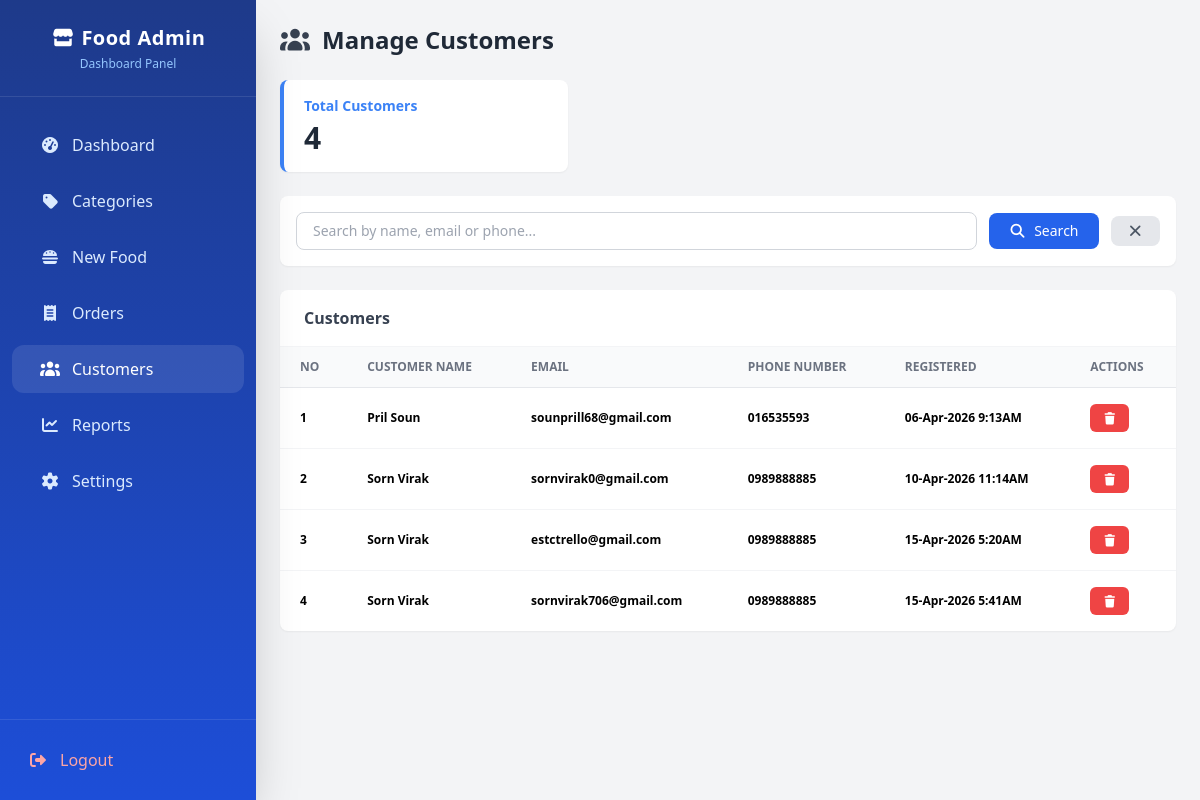
The app's page /app/Views/admin/customers.php (signed in) with its own data.
### tables this page shows
CREATE TABLE IF NOT EXISTS `customers` (
  `id` int NOT NULL AUTO_INCREMENT,
  `fullname` varchar(50) NOT NULL,
  `email` varchar(50) NOT NULL,
  `phonenumber` varchar(15) DEFAULT NULL,
  `password` varchar(255) NOT NULL,
  `created_at` timestamp NULL DEFAULT CURRENT_TIMESTAMP,
  `photo_url` varchar(255) DEFAULT NULL,
  PRIMARY KEY (`id`),
  UNIQUE KEY `email` (`email`)
);

### app/Controllers/user/CustomerController.php (called while the page is built, shortened)
<?php
    require_once __DIR__ . "/../../Models/user/Customer.php";
    class CustomerController{
        private $CustomerModel;
        public function __construct($customer)
        {
            $this->CustomerModel = new Customer($customer);
        }
        public function show(){
            return $this->CustomerModel->selectCustomers();
        }
        public function countOrders(){
            return $this->CustomerModel->getCount();
        }
    }
?>

### app/Models/user/Customer.php (called while the page is built, shortened)
<?php
class Customer
{
    private $con;
    public function __construct($customer)
    {
        $this->con = $customer;
    }
    public function selectCustomers()
    {
        $stmt = $this->con->prepare("CALL sp_get_users();");
        $stmt->execute();
        $rows = $stmt->fetchAll(PDO::FETCH_ASSOC);
        return $rows;
    }
    public function getCount()
    {
        $stmt = $this->con->prepare("SELECT COUNT(*) AS total FROM customers");
        $stmt->execute();
        $row = $stmt->fetch(PDO::FETCH_ASSOC);
        return $row['total'] ?? 0;
    }
}

### app/Views/admin/customers.php (the view, shortened to what this page needs)
<?php
require_once __DIR__ . "/../../Controllers/user/CustomerController.php";
$CustomerController = new CustomerController($con);
$return = $CustomerController->show();
$totalCustomers = $CustomerController->countOrders();
?>
<!DOCTYPE html>
<html lang="en">
<head>
    <?php include __DIR__ . "/../components/cdns.php"; ?>
</head>
<body class="bg-gray-100 font-sans flex min-h-screen overflow-hidden">
    <nav class="w-64 bg-blue-700 text-white flex flex-col sticky top-0 h-screen">
        <?php include __DIR__ . "/menubar.php"; ?>
    </nav>
    <main class="flex-1 flex flex-col overflow-y-auto h-screen">
        <div class="p-6 flex flex-col gap-6">
            <div class="flex items-center gap-3">
                <i class="fas fa-users text-2xl text-gray-700"></i>
                <h1 class="text-2xl font-bold text-gray-800">Manage Customers</h1>
            </div>
            <div class="grid grid-cols-1 sm:grid-cols-3 gap-4">
                <div class="bg-white rounded-lg shadow-sm border-l-4 border-blue-500 px-5 py-4">
                    <p class="text-sm font-semibold text-blue-500 mb-1">Total Customers</p>
                    <p class="text-3xl font-bold text-gray-800">
                        <?php echo (int)$totalCustomers; ?>
                    </p>
                </div>
            </div>
            <div class="bg-white rounded-lg shadow-sm p-4">
                <form method="GET" action="customers.php" class="flex flex-wrap gap-3 items-center">
                    <div class="flex-1 min-w-[200px]">
                        <input type="text" name="search"
                            value="<?php echo htmlspecialchars($_GET['search'] ?? '', ENT_QUOTES, 'UTF-8'); ?>"
                            placeholder="Search by name, email or phone..." class="w-full border border-gray-300 rounded-lg px-4 py-2 text-sm
                                   focus:outline-none focus:ring-2 focus:ring-blue-400">
                    </div>
                    <button type="submit" class="flex items-center gap-2 bg-blue-600 hover:bg-blue-700 text-white
                               text-sm font-medium px-5 py-2 rounded-lg transition">
                        <i class="fas fa-magnifying-glass"></i> Search
                    </button>
                    <a href="customers.php" class="flex items-center justify-center bg-gray-200 hover:bg-gray-300
                               text-gray-600 text-sm font-medium px-4 py-2 rounded-lg transition">
                        <i class="fas fa-xmark"></i>
                    </a>
                </form>
            </div>
            <div class="bg-white rounded-lg shadow-sm overflow-hidden">
                <div class="px-6 py-4 border-b border-gray-100">
                    <h2 class="text-base font-semibold text-gray-700">Customers</h2>
                </div>
                <div class="overflow-x-auto">
                    <table class="w-full text-sm text-left">
                        <thead class="bg-gray-50 border-b border-gray-200">
                            <tr>
                                <th class="px-5 py-3 text-xs font-semibold text-gray-500 uppercase">No</th>
                                <th class="px-5 py-3 text-xs font-semibold text-gray-500 uppercase">Customer Name</th>
                                <th class="px-5 py-3 text-xs font-semibold text-gray-500 uppercase">Email</th>
                                <th class="px-5 py-3 text-xs font-semibold text-gray-500 uppercase">Phone Number</th>
                                <th class="px-5 py-3 text-xs font-semibold text-gray-500 uppercase">Registered</th>
                                <th class="px-5 py-3 text-xs font-semibold text-gray-500 uppercase">Actions</th>
                            </tr>
                        </thead>
                        <tbody class="divide-y divide-gray-100">
                            <?php
                            $no = 1;
                            foreach ($return as $cusomter) {
                            ?>
                            <tr>
                                <td class="px-5 py-3 text-xs font-semibold">
                                    <?php echo $no++  ?>
                                </td>
                                <td class="px-5 py-3 text-xs font-semibold">
                                    <?php echo $cusomter["fullname"] ?>
                                </td>
                                <td class="px-5 py-3 text-xs font-semibold">
                                    <?php echo $cusomter["email"] ?>
                                </td>
                                <td class="px-5 py-3 text-xs font-semibold">
                                    <?php echo $cusomter["phonenumber"] ?>
                                </td>
                                <td class="px-5 py-3 text-xs font-semibold">
                                    <?php
                                        echo !empty($cusomter['created_at'])? date('d-M-Y g:iA', strtotime($cusomter['created_at'])): '—';
                                        ?>
                                </td>
                                <td class="px-5 py-4">
                                    <div class="flex items-center gap-2">
                                        <a href="deleteCustomers.php?id=<?php echo $cusomter["id"]; ?>"
                                            onclick="return confirm('Are you sure you want to delete this item?');"
                                            class="bg-red-500 hover:bg-red-600 text-white px-3 py-1 rounded-md">
                                            <i class="fas fa-trash text-xs"></i>
                                        </a>
                                    </div>
                                </td>
                            </tr>
                            <?php
                            }
                            ?>
                        </tbody>
                    </table>
                </div>
            </div>
        </div>
    </main>
</body>
</html>

### records on screen
customers: fullname "Pril Soun", email "sounprill68@gmail.com", phonenumber "016535593", created_at "06-Apr-2026 9:13AM"
customers: fullname "Sorn Virak", email "sornvirak0@gmail.com", phonenumber "0989888885", created_at "10-Apr-2026 11:14AM"
customers: fullname "Sorn Virak", email "estctrello@gmail.com", phonenumber "0989888885", created_at "15-Apr-2026 5:20AM"
customers: fullname "Sorn Virak", email "sornvirak706@gmail.com", phonenumber "0989888885", created_at "15-Apr-2026 5:41AM"

### other values on screen
$menu[2] "Dashboard"
$menu[2] "Categories"
$menu[2] "New Food"
$menu[2] "Orders"
$menu[2] "Customers"
$menu[2] "Reports"
$menu[2] "Settings"
$totalCustomers "4"
